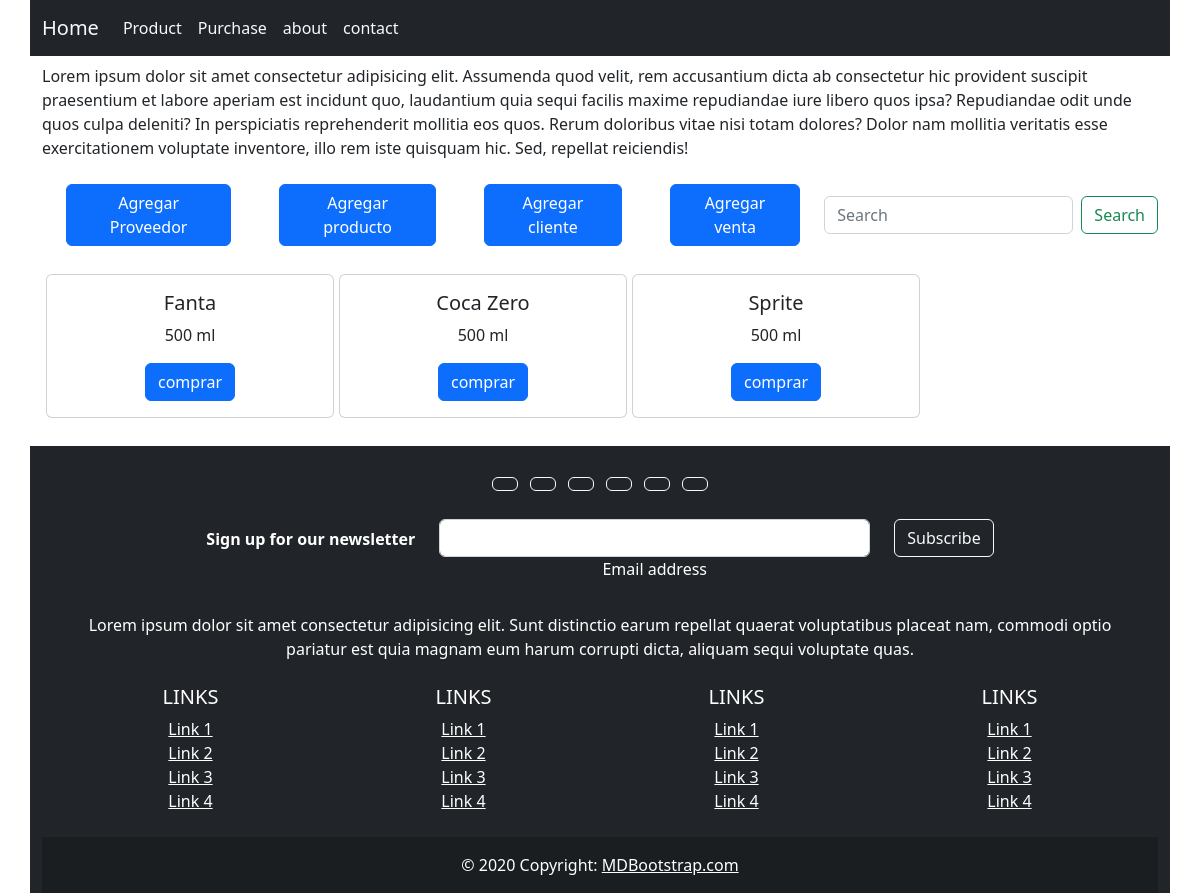
The app's page /product/ with its own data.
### app_kiosco/models.py (models this page shows, shortened)
class Product(models.Model):
    name = models.CharField(max_length=200)
    size = models.IntegerField()
    code = models.IntegerField()
    brand = models.ForeignKey(Provider, on_delete=models.CASCADE)

### app_kiosco/views.py (the view)
# urls.py: path('product/', views.product, name = "product"),
def product(request):
    return render(request, 'product.html', {'products': Product.objects.all()} )

### app_kiosco/templates/product.html
{% extends 'layout/nav.html' %}
{% block content %}
<div class="container mt-5 pt-3">
  <div>
    Lorem ipsum dolor sit amet consectetur adipisicing elit. Assumenda quod
    velit, rem accusantium dicta ab consectetur hic provident suscipit
    praesentium et labore aperiam est incidunt quo, laudantium quia sequi
    facilis maxime repudiandae iure libero quos ipsa? Repudiandae odit unde quos
    culpa deleniti? In perspiciatis reprehenderit mollitia eos quos. Rerum
    doloribus vitae nisi totam dolores? Dolor nam mollitia veritatis esse
    exercitationem voluptate inventore, illo rem iste quisquam hic. Sed,
    repellat reiciendis!
  </div>
  <div class="justify-content-around d-flex flex-fill">
    <a href="/form_brand" class="btn btn-primary m-4">Agregar Proveedor</a>
    <a href="/form_product" class="btn btn-primary m-4">Agregar producto</a>
    <a href="/form_client" class="btn btn-primary m-4">Agregar cliente</a>
    <a href="/form_purchase" class="btn btn-primary m-4">Agregar venta</a>
    <div class="d-flex m-auto">
      <form class="d-flex" role="search" action="/product_search/" method="POST">{% csrf_token %}
        <input class="form-control me-2" name="search" type="search" placeholder="Search" aria-label="Search">
        <button class="btn btn-outline-success" type="submit">Search</button>
      </form>
    </div>
  </div>
  <div class="mb-4">
    <div class="text-center">
      <div class="row">
        {% for product in products %}
        <div class="col-3 m-1">
          <div class="card" style="width: 18rem">
            <div class="card-body">
              <h5 class="card-title">{{product.name}}</h5>
              <p class="card-text">{{product.size}} ml</p>
              <a href="/form_purchase/" class="btn btn-primary">comprar</a>
            </div>
          </div>
        </div>
        {% endfor %}
      </div>
    </div>
  </div>
</div>
{% endblock %}

### records on screen
Product: name "Fanta", size "500"
Product: name "Coca Zero", size "500"
Product: name "Sprite", size "500"
